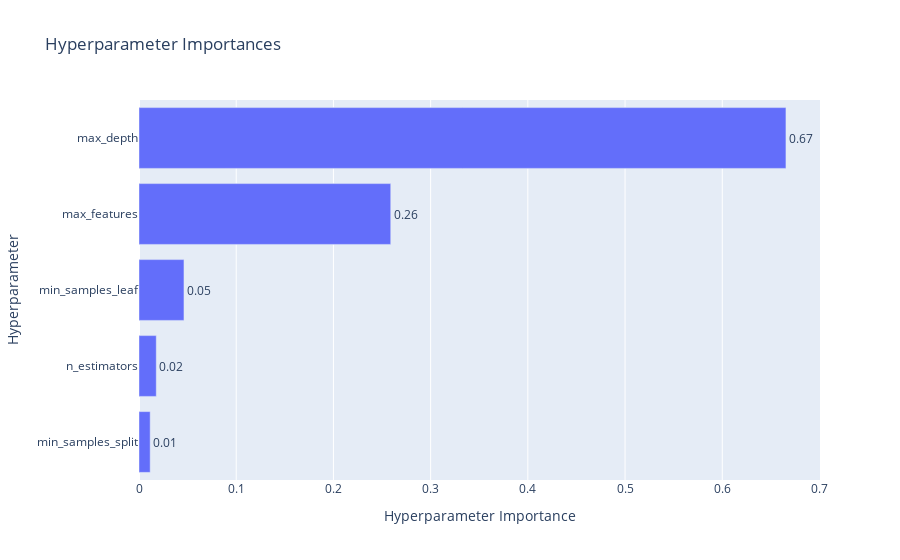

Write notebook code for a chart like this one.
### Code cell
optuna.visualization.plot_param_importances(study)

### Figure 1 — Plotly figure (JSON) as saved in the notebook; plotly's stock layout.template omitted (floating-point values rounded to 4 significant figures)
{"data": [{"cliponaxis": false, "hovertemplate": ["min_samples_split (IntDistribution): 0.011502713615356023<extra></extra>", "n_estimators (IntDistribution): 0.017761935211428995<extra></extra>", "min_samples_leaf (IntDistribution): 0.04625590314856167<extra></extra>", "max_features (CategoricalDistribution): 0.25896719590662<extra></extra>", "max_depth (IntDistribution): 0.6655122521180333<extra></extra>"], "name": "Objective Value", "orientation": "h", "text": ["0.01", "0.02", "0.05", "0.26", "0.67"], "textposition": "outside", "type": "bar", "x": [0.0115, 0.01776, 0.04626, 0.259, 0.6655], "y": ["min_samples_split", "n_estimators", "min_samples_leaf", "max_features", "max_depth"]}], "layout": {"title": {"text": "Hyperparameter Importances"}, "xaxis": {"title": {"text": "Hyperparameter Importance"}}, "yaxis": {"title": {"text": "Hyperparameter"}}}}
